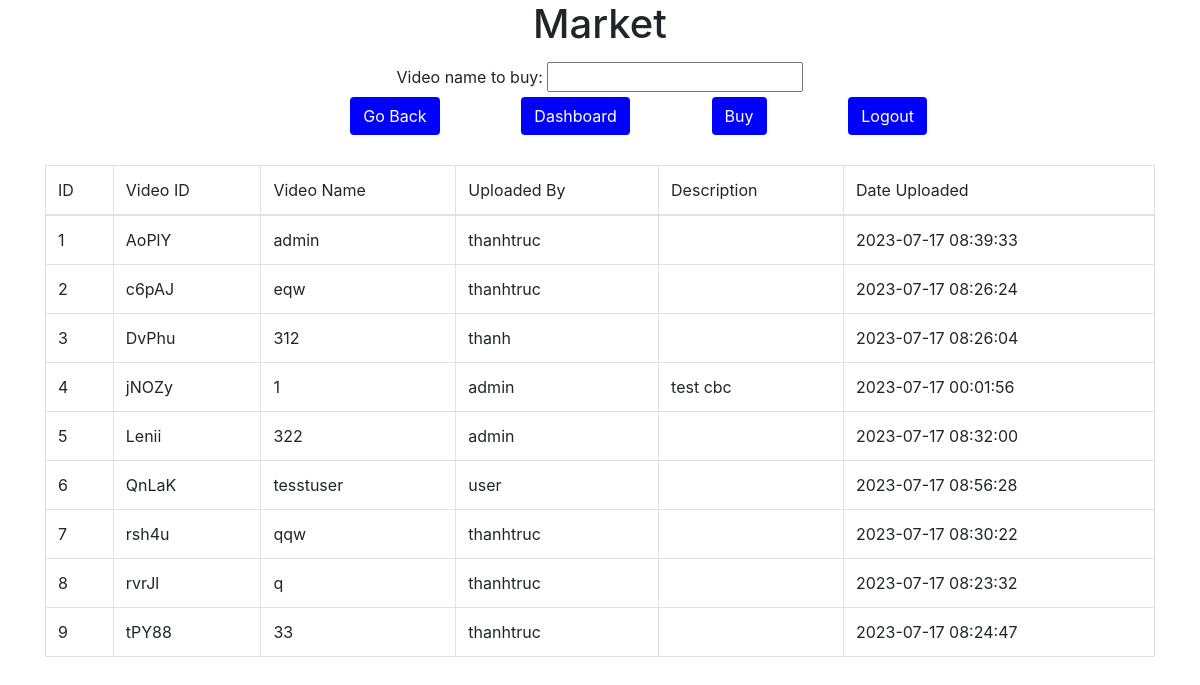
/marketUI/marketplace.php (signed in), run on the app's committed database.
### tables this page shows
CREATE TABLE `tbl_videos` (
  `videoid` char(5) NOT NULL,
  `videoname` varchar(255) NOT NULL,
  `description` varchar(5000) DEFAULT NULL,
  `dateupload` datetime NOT NULL DEFAULT current_timestamp(),
  `userid` varchar(55) NOT NULL,
  `location` mediumtext NOT NULL
);

### marketUI/marketplace.php (the view, shortened to what this page needs)
<!DOCTYPE html>
<html>
<head>
    <link rel="stylesheet" href="https://maxcdn.bootstrapcdn.com/bootstrap/4.0.0/css/bootstrap.min.css"
>
</head>
<body>
<center>
    <h1>Market</h1>
    <form class="form" method="post" action="" enctype="multipart/form-data">
        <label>Video name to buy:</label>
        <input type="text" name="videoname"> <br/>
        <button type="submit" name="back" class="btn"><i class="fa fa-upload fw-fa"></i>Go Back</button>
        <button type="submit" name="store" class="btn"><i class="fa fa-upload fw-fa"></i>Dashboard</button>
        <button type="submit" name="buy" class="btn"><i class="fa fa-download fw-fa" ></i>Buy</button>
        <button type="submit" name="logout" class="btn"><i class="fa fa-download fw-fa" ></i>Logout</button>
    </form>
</center>
<br>
<div class="container">
    <table id="demo" class="table table-bordered">
        <thead>
        <tr>
            <td>ID</td>
            <td>Video ID</td>
            <td>Video Name</td>
            <td>Uploaded By</td>
            <td>Description</td>
            <td>Date Uploaded</td>
        </tr>
        </thead>
        <tbody>
        <?php
            $conn = mysqli_connect("tttruc.ddns.net","admin","admin","netsec",3306);
            $id = 1;
            $userid = $_SESSION['Login'];
            $sql = "SELECT * FROM tbl_videos where videoid not in (select videoid from tbl_market where userid = '$userid')";
            $result = mysqli_query($conn, $sql);
            while ($row = mysqli_fetch_array($result)) {
                echo '<tr>';
                echo '<td>'.$id.'</td>';
                echo '<td>' . $row['videoid'] . '</td>';
                echo '<td>' . $row['videoname'] . '</td>';
                echo '<td>' . $row['userid'] . '</td>';
                echo '<td>' . $row['description'] . '</td>';
                echo '<td>' . $row['dateupload'] . '</td>';
                echo '</tr>';
                $id++;
                }
        ?>
        </tbody>
    </table>
</div>
</body>
</html>

### marketUI/marketplace.php (style rules this page uses)
.form { width: 100%; display: inline-block; position: inherit; padding: 6px; }
.btn { margin-left: 6.5%; background-color: blue; color: white; }

### data on the page
tbl_videos: videoid "AoPlY", videoname "admin", userid "thanhtruc", dateupload "2023-07-17 08:39:33"
tbl_videos: videoid "c6pAJ", videoname "eqw", userid "thanhtruc", dateupload "2023-07-17 08:26:24"
tbl_videos: videoid "DvPhu", videoname "312", userid "thanh", dateupload "2023-07-17 08:26:04"
tbl_videos: videoid "jNOZy", videoname "1", userid "admin", description "test cbc", dateupload "2023-07-17 00:01:56"
tbl_videos: videoid "Lenii", videoname "322", userid "admin", dateupload "2023-07-17 08:32:00"
tbl_videos: videoid "QnLaK", videoname "tesstuser", userid "user", dateupload "2023-07-17 08:56:28"
tbl_videos: videoid "rsh4u", videoname "qqw", userid "thanhtruc", dateupload "2023-07-17 08:30:22"
tbl_videos: videoid "rvrJl", videoname "q", userid "thanhtruc", dateupload "2023-07-17 08:23:32"
tbl_videos: videoid "tPY88", videoname "33", userid "thanhtruc", dateupload "2023-07-17 08:24:47"
